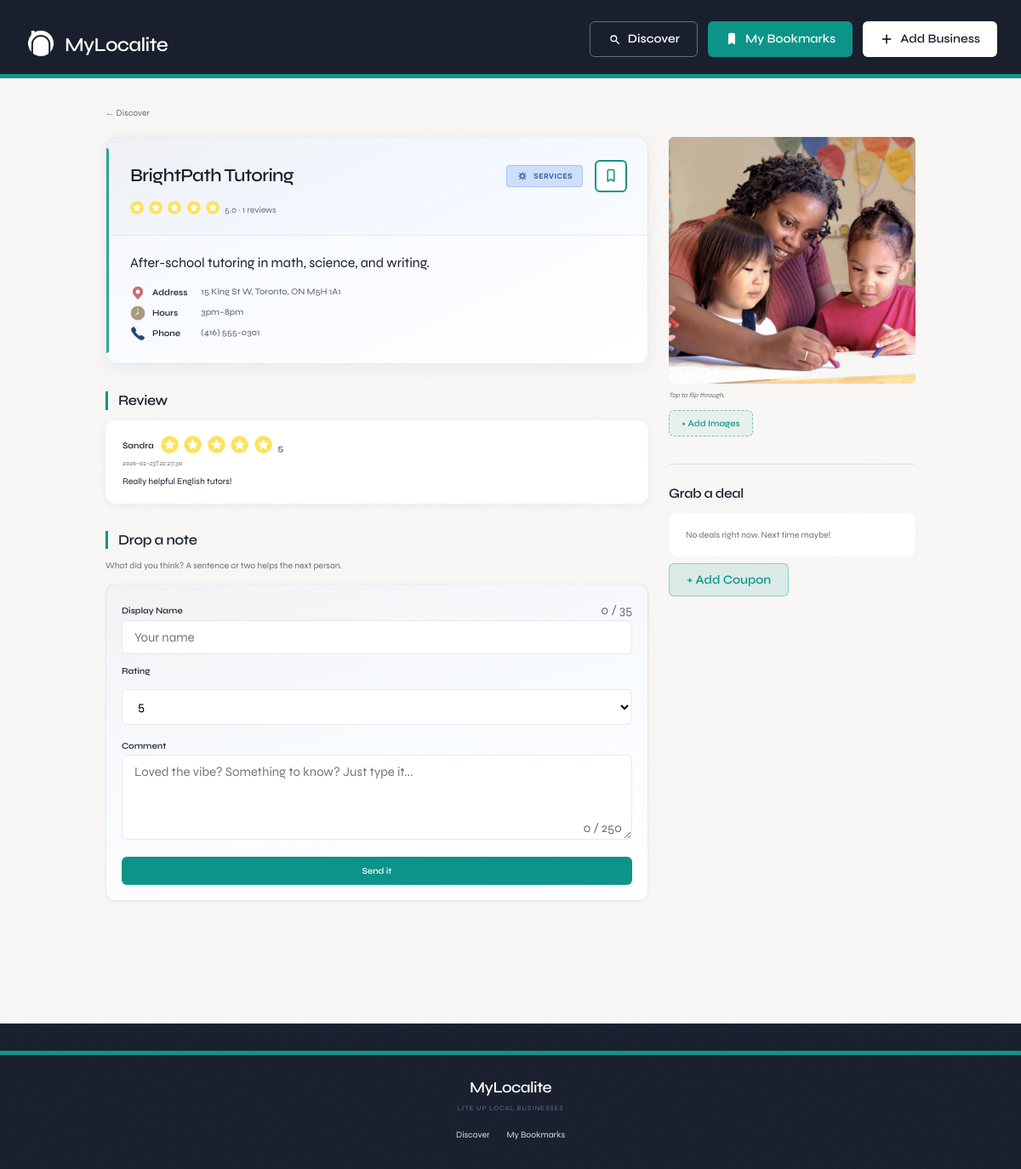
The app's page /business/9, older data.
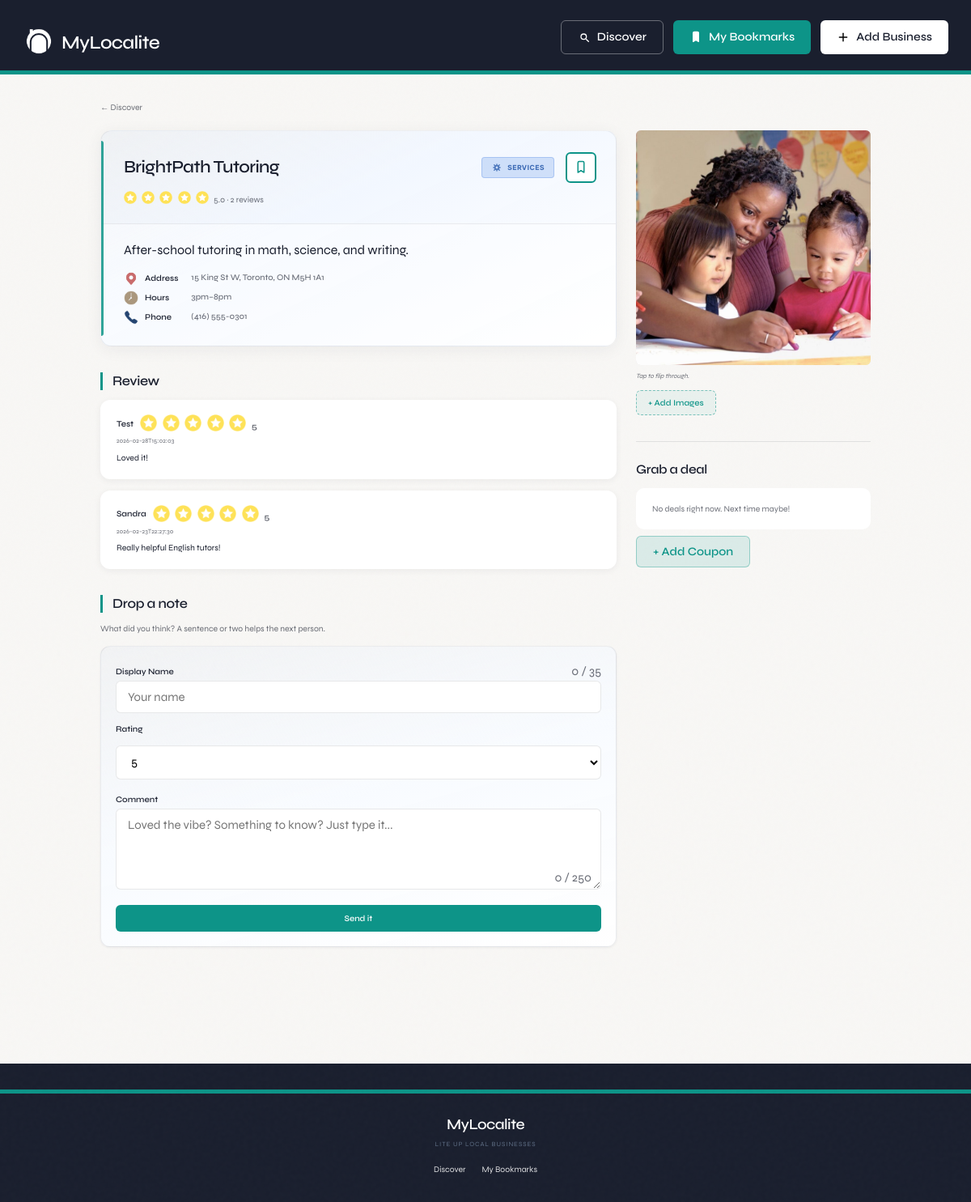
The same page, newer data.
### tables this page shows
CREATE TABLE business (
        id INTEGER PRIMARY KEY AUTOINCREMENT,
        name TEXT,
        category TEXT,
        description TEXT,
        address TEXT,
        hours TEXT,
        phone TEXT
    );

CREATE TABLE review (
        id INTEGER PRIMARY KEY AUTOINCREMENT,
        business_id INTEGER,
        username TEXT,
        rating INTEGER,
        comment TEXT,
        created_at TEXT,
        is_flagged INTEGER
    );

### app.py (the view)
@app.route("/business/<int:business_id>")
def business_detail(business_id):
    business = fetch_business_by_id(business_id)
    if business is None:
        return "Business not found", 404
    deals = fetch_active_deals_for_business(business_id)
    reviews = fetch_reviews_for_business(business_id)
    owner_id = get_bookmark_owner_id()
    bookmarked = is_bookmarked(owner_id, business_id)
    photos = fetch_photos_for_business(business_id)
    return render_template(
        "business.html",
        business=business,
        deals=deals,
        reviews=reviews,
        bookmarked=bookmarked,
        photos=photos,
    )

### app.py (called while the page is built)
def get_conn():
    conn = sqlite3.connect(DB_PATH, timeout=DB_TIMEOUT)
    conn.execute("PRAGMA journal_mode=WAL")
    return conn

def get_bookmark_owner_id() -> str:
    if "bookmark_owner_id" not in session:
        session["bookmark_owner_id"] = str(uuid.uuid4())
    return session["bookmark_owner_id"]

def fetch_business_by_id(business_id: int):
    conn = get_conn()
    conn.row_factory = sqlite3.Row
    cur = conn.cursor()
    cur.execute("""
        SELECT b.*,
               IFNULL(AVG(r.rating), 0) AS avg_rating,
               COUNT(r.id) AS review_count
        FROM business b
        LEFT JOIN review r ON r.business_id = b.id
        WHERE b.id = ?
        GROUP BY b.id
    """, (business_id,))
    row = cur.fetchone()
    conn.close()
    return row

def fetch_active_deals_for_business(business_id: int):
    conn = get_conn()
    conn.row_factory = sqlite3.Row
    cur = conn.cursor()
    cur.execute("""
        SELECT *
        FROM deal
        WHERE business_id = ?
          AND is_active = 1
        ORDER BY expires_at ASC
    """, (business_id,))
    rows = cur.fetchall()
    conn.close()
    return rows

def fetch_reviews_for_business(business_id: int):
    conn = get_conn()
    conn.row_factory = sqlite3.Row
    cur = conn.cursor()
    cur.execute("""
        SELECT *
        FROM review
        WHERE business_id = ?
        ORDER BY created_at DESC
    """, (business_id,))
    rows = cur.fetchall()
    conn.close()
    return rows

def fetch_photos_for_business(business_id: int):
    conn = get_conn()
    cur = conn.cursor()
    cur.execute(
        "SELECT filename FROM business_photo WHERE business_id = ? ORDER BY id ASC",
        (business_id,),
    )
    rows = cur.fetchall()
    conn.close()
    return [{"url": url_for("static", filename=f"uploads/{r[0]}")} for r in rows]

def is_bookmarked(owner_id: str, business_id: int) -> bool:
    conn = get_conn()
    cur = conn.cursor()
    cur.execute("""
        SELECT 1 FROM bookmark
        WHERE username = ? AND business_id = ?
        LIMIT 1
    """, (owner_id, business_id))
    row = cur.fetchone()
    conn.close()
    return row is not None

### templates/business.html (shortened to what this page needs)
{% extends "base.html" %}
{% block content %}
<a href="{{ url_for('discover') }}" class="back-link">← Discover</a>
{% set hero_photos = photos|default([]) %}
<div class="business-detail business-detail--{{ business['category']|lower }}">
    <div class="business-layout">
        <div class="business-main">
            <div class="business-hero">
            <header class="business-header">
                <div class="business-header-top">
                    <h1 class="business-title">{{ business["name"] }}</h1>
                    <span class="pill pill--{{ business['category']|lower }}">
                        <img class="pill-icon" src="{{ url_for('static', filename='media/' ~ (business['category']|lower) ~ '.svg') }}" alt="" aria-hidden="true">
                        <span class="pill-text">{{ business["category"] }}</span>
                    </span>
                    <div class="business-header-bookmark">
                        <form method="POST" action="/bookmark/toggle" style="display:inline; margin:0;">
                            <button type="submit" class="icon-btn {{ 'saved' if bookmarked else '' }}" title="{{ 'Saved' if bookmarked else 'Save' }}" aria-label="{{ 'Saved' if bookmarked else 'Save' }}" aria-pressed="{{ 'true' if bookmarked else 'false' }}">
                                <img class="bookmark-icon" src="{{ url_for('static', filename='media/bookmark-filled.svg') if bookmarked else url_for('static', filename='media/bookmark.svg') }}" alt="" aria-hidden="true">
                            </button>
                        </form>
                    </div>
                </div>
                <p class="business-rating">
                    {% set filled = (business['avg_rating']|round(0)) %}
                    {% for i in range(5) %}
                        <img class="icon-star" src="{{ url_for('static', filename='media/star-2.png' if i < filled else 'media/star-1.png') }}" alt="">
                    {% endfor %}
                    {{ "%.1f"|format(business["avg_rating"]) }} · {{ business["review_count"] }} reviews
                </p>
            </header>
            <div class="business-info">
        <p class="business-desc">{{ business["description"] }}</p>
        <dl class="business-contact">
            <dt><img class="business-contact-icon" alt=""> Address</dt><dd>{{ business["address"] }}</dd>
            <dt><img class="business-contact-icon" alt=""> Hours</dt><dd>{{ business["hours"] }}</dd>
            <dt><img class="business-contact-icon" alt="phone"> Phone</dt><dd>{{ business["phone"] }}</dd>
        </dl>
    </div>
            </div>
    <section class="business-section business-section--reviews">
        <h2 class="business-section-title business-section-title--reviews">Review</h2>
        {% if reviews|length == 0 %}
        <p class="business-empty">Nobody’s written anything yet. You could be first!</p>
        {% else %}
        <ul class="review-list">
            {% for r in reviews %}
            <li class="review-item">
                <div class="review-item-head">
                    <strong>{{ r["username"] }}</strong>
                    <span class="review-item-rating">
                        {% set review_filled = (r['rating']|round(0)) %}
                        {% for i in range(5) %}
                            <img class="icon-star" src="{{ url_for('static', filename='media/star-2.png' if i < review_filled else 'media/star-1.png') }}" alt="">
                        {% endfor %}
                        {{ r["rating"] }}
                    </span>
                </div>
                <time class="review-item-time">{{ r["created_at"] }}</time>
                <p class="review-item-comment">{{ r["comment"] }}</p>
            </li>
            {% endfor %}
        </ul>
        {% endif %}
    </section>
    <section class="business-section business-section--review-form">
        <h2 class="business-section-title business-section-title--form">Drop a note</h2>
        <p class="business-section-kicker">What did you think? A sentence or two helps the next person.</p>
        <div class="form-card form-card--compact form-card--review">
            <form id="reviewForm" class="review-form">
                <div class="form-field-with-count">
                    <label for="username">Display Name</label>
                    <span id="usernameCharCount" class="char-count char-count--inline" aria-live="polite">0 / 35</span>
                    <input id="username" type="text" name="username" class="input" placeholder="Your name" maxlength="35">
                </div>
                <label for="rating">Rating</label>
                <select id="rating" name="rating" class="select">
                    <option value="5">5</option>
                </select>
                <div class="form-field-with-count form-field-with-count--textarea">
                    <label for="comment">Comment</label>
                    <textarea id="comment" name="comment" class="textarea" rows="3" placeholder="Loved the vibe? Something to know? Just type it..." maxlength="250"></textarea>
                    <span id="commentCharCount" class="char-count char-count--bottom-right" aria-live="polite">0 / 250</span>
                </div>
                <button type="submit" class="btn btn-warm">Send it</button>
            </form>
        </div>
    </section>
        </div>
        <aside class="business-side">
            <div class="business-media">
                {% if hero_photos|length > 0 %}
                <button type="button" class="business-media-img" id="heroImageBtn" data-open-gallery="0" aria-label="View image gallery">
                    <img src="{{ hero_photos[0]['url'] }}" alt="Photo of {{ business['name'] }}" loading="lazy">
                </button>
                <p class="business-media-hint">Tap to flip through.</p>
                <button type="button" class="btn btn-add-image" id="addImageBtn" aria-label="Add images (up to 5)">+ Add Images</button>
                {% else %}
                <div class="business-media-placeholder">
                    <p class="business-media-placeholder-text">No pics yet. Got one? Add it here.</p>
                    <button type="button" class="btn btn-add-image" id="addImageBtn" aria-label="Add images (up to 5)">+ Add a photo</button>
                </div>
                {% endif %}
            </div>
            <section class="business-section business-section--deals">
                <h2 class="business-section-title business-section-title--deals">Grab a deal</h2>
                {% if deals|length == 0 %}
                <p class="business-empty business-empty--deals">No deals right now. Next time maybe!</p>
                {% endif %}
                <button type="button" class="btn btn-view btn-add-coupon" id="addCouponBtn" style="margin-top: 8px;">+ Add Coupon</button>
            </section>
        </aside>
    </div>
</div>
{% endblock %}

### templates/base.html (shortened to what this page needs)
<!DOCTYPE html>
<html lang="en">
<head>
    <link rel="stylesheet" href="{{ url_for('static', filename='css/styles.css') }}">
</head>
<body>
    <header class="header">
        <div class="header-left">
            <a href="/" class="header-logo-link">
                <img src="{{ url_for('static', filename='media/logo.png') }}" alt="" class="header-logo" aria-hidden="true">
            </a>
            <a href="/" class="header-wordmark">MyLocalite</a>
        </div>
        <nav class="header-right" aria-label="Main navigation">
            <a href="{{ url_for('discover') }}" class="btn btn-discover">
                <img class="btn-icon" src="{{ url_for('static', filename='media/search.svg') }}" alt="" aria-hidden="true">
                <span>Discover</span>
            </a>
            <a href="/bookmarks" class="btn btn-bookmarks">
                <img class="btn-icon btn-icon--filled" src="{{ url_for('static', filename='media/bookmark-filled.svg') }}" alt="" aria-hidden="true">
                <span>My Bookmarks</span>
            </a>
            <button id="openAddBiz" type="button" class="btn btn-add-biz">
                <img class="btn-icon btn-icon--add-dark" src="{{ url_for('static', filename='media/plus.svg') }}" alt="" aria-hidden="true">
                <span>Add Business</span>
            </button>
        </nav>
    </header>
    <main class="container">
        {% block content %}{% endblock %}
    </main>
    <footer class="hero-footer">
        <div class="hero-footer-inner">
            <a href="/" class="hero-footer-wordmark">MyLocalite</a>
            <p class="hero-footer-tagline">Lite up local businesses</p>
            <nav class="hero-footer-nav" aria-label="Footer navigation">
                <a href="{{ url_for('discover') }}">Discover</a>
                <a href="/bookmarks">My Bookmarks</a>
            </nav>
        </div>
    </footer>
</body>
</html>

Row changes from the older to the newer data that the page shows:
added review: username "Test", rating "5", created_at "2026-02-28T15:02:03", comment "Loved it!"
Text that changed along with them:
{{ business["review_count"] }}: "1" → "2"
